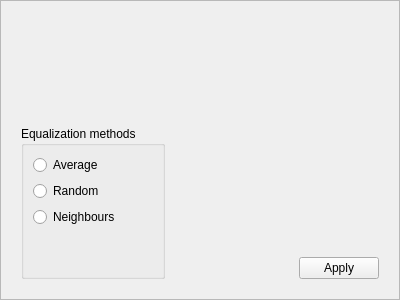
<?xml version="1.0" encoding="UTF-8"?>
<ui version="4.0">
 <class>HistogramEqualisation</class>
 <widget class="QFrame" name="HistogramEqualisation">
  <property name="geometry">
   <rect>
    <x>0</x>
    <y>0</y>
    <width>400</width>
    <height>300</height>
   </rect>
  </property>
  <property name="windowTitle">
   <string>Frame</string>
  </property>
  <property name="frameShape">
   <enum>QFrame::StyledPanel</enum>
  </property>
  <property name="frameShadow">
   <enum>QFrame::Plain</enum>
  </property>
  <property name="lineWidth">
   <number>0</number>
  </property>
  <layout class="QVBoxLayout" name="verticalLayout">
   <property name="spacing">
    <number>7</number>
   </property>
   <property name="leftMargin">
    <number>11</number>
   </property>
   <property name="topMargin">
    <number>11</number>
   </property>
   <property name="rightMargin">
    <number>11</number>
   </property>
   <property name="bottomMargin">
    <number>11</number>
   </property>
   <item>
    <widget class="QFrame" name="histFrame">
     <property name="frameShape">
      <enum>QFrame::NoFrame</enum>
     </property>
     <property name="frameShadow">
      <enum>QFrame::Raised</enum>
     </property>
     <layout class="QVBoxLayout" name="verticalLayout_3">
      <property name="spacing">
       <number>0</number>
      </property>
      <property name="leftMargin">
       <number>0</number>
      </property>
      <property name="topMargin">
       <number>0</number>
      </property>
      <property name="rightMargin">
       <number>0</number>
      </property>
      <property name="bottomMargin">
       <number>0</number>
      </property>
      <item>
       <layout class="QVBoxLayout" name="histLayout">
        <property name="spacing">
         <number>0</number>
        </property>
       </layout>
      </item>
     </layout>
    </widget>
   </item>
   <item>
    <widget class="QFrame" name="frame">
     <property name="frameShape">
      <enum>QFrame::NoFrame</enum>
     </property>
     <property name="frameShadow">
      <enum>QFrame::Raised</enum>
     </property>
     <layout class="QGridLayout" name="gridLayout">
      <item row="1" column="3">
       <widget class="QPushButton" name="pushButton">
        <property name="text">
         <string>Apply</string>
        </property>
       </widget>
      </item>
      <item row="0" column="0" rowspan="2" colspan="2">
       <widget class="QGroupBox" name="groupBox">
        <property name="title">
         <string>Equalization methods</string>
        </property>
        <property name="flat">
         <bool>false</bool>
        </property>
        <layout class="QVBoxLayout" name="verticalLayout_2">
         <item>
          <widget class="QRadioButton" name="neigh_check">
           <property name="text">
            <string>Average</string>
           </property>
          </widget>
         </item>
         <item>
          <widget class="QRadioButton" name="rand_check">
           <property name="text">
            <string>Random</string>
           </property>
          </widget>
         </item>
         <item>
          <widget class="QRadioButton" name="avg_check">
           <property name="text">
            <string>Neighbours</string>
           </property>
          </widget>
         </item>
         <item>
          <spacer name="verticalSpacer">
           <property name="orientation">
            <enum>Qt::Vertical</enum>
           </property>
           <property name="sizeHint" stdset="0">
            <size>
             <width>20</width>
             <height>40</height>
            </size>
           </property>
          </spacer>
         </item>
        </layout>
       </widget>
      </item>
      <item row="1" column="2">
       <spacer name="horizontalSpacer">
        <property name="orientation">
         <enum>Qt::Horizontal</enum>
        </property>
        <property name="sizeHint" stdset="0">
         <size>
          <width>40</width>
          <height>20</height>
         </size>
        </property>
       </spacer>
      </item>
     </layout>
    </widget>
   </item>
  </layout>
 </widget>
 <resources/>
 <connections/>
</ui>
